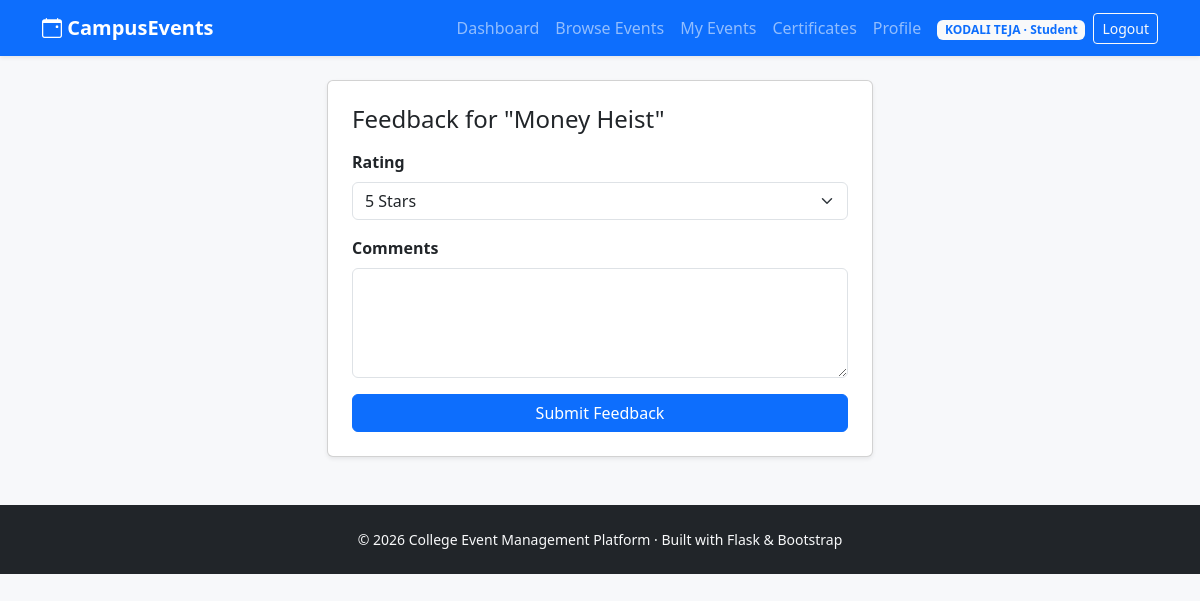
Screenshot of /student/events/1/feedback (signed in) with the database file from the repository.
### models/user.py (models this page shows, shortened)
class User(UserMixin, db.Model):
    __tablename__ = "users"
    id = db.Column(db.Integer, primary_key=True)
    full_name = db.Column(db.String(120), nullable=False)
    email = db.Column(db.String(150), unique=True, nullable=False, index=True)
    password_hash = db.Column(db.String(255), nullable=False)
    role = db.Column(db.String(20), nullable=False, default="student")
    department = db.Column(db.String(100))
    roll_number = db.Column(db.String(50))
    club_name = db.Column(db.String(120))
    created_at = db.Column(db.DateTime, default=datetime.utcnow)
    events_created = db.relationship(
        "Event", backref="organizer", lazy=True, foreign_keys="Event.organizer_id"
    )
    registrations = db.relationship(
        "Registration", backref="student", lazy=True, cascade="all, delete-orphan"
    )
    feedback_given = db.relationship(
        "Feedback", backref="student", lazy=True, cascade="all, delete-orphan"
    )
    @property
    def is_student(self):
        return self.role == "student"

### models/event.py (models this page shows, shortened)
class Event(db.Model):
    __tablename__ = "events"
    id = db.Column(db.Integer, primary_key=True)
    title = db.Column(db.String(150), nullable=False)
    description = db.Column(db.Text, nullable=False)
    category = db.Column(db.String(50), default="General")
    venue = db.Column(db.String(150), nullable=False)
    event_date = db.Column(db.Date, nullable=False)
    event_time = db.Column(db.Time, nullable=False)
    poster_filename = db.Column(db.String(255))  # stored in /uploads/posters
    max_participants = db.Column(db.Integer, default=0)  # 0 = unlimited
    status = db.Column(db.String(20), default="pending", nullable=False)
    organizer_id = db.Column(db.Integer, db.ForeignKey("users.id"), nullable=False)
    created_at = db.Column(db.DateTime, default=datetime.utcnow)
    registrations = db.relationship(
        "Registration", backref="event", lazy=True, cascade="all, delete-orphan"
    )
    feedbacks = db.relationship(
        "Feedback", backref="event", lazy=True, cascade="all, delete-orphan"
    )

### routes/student.py (the view, shortened to what this page needs)
@student_bp.route("/events/<int:event_id>/feedback", methods=["GET", "POST"])
@login_required
@role_required("student")
def leave_feedback(event_id):
    event = Event.query.get_or_404(event_id)
    reg = Registration.query.filter_by(student_id=current_user.id, event_id=event.id).first()
    if not reg:
        abort(403)
    existing = Feedback.query.filter_by(student_id=current_user.id, event_id=event.id).first()
    form = FeedbackForm(obj=existing)
    return render_template("student/feedback.html", form=form, event=event)

### forms.py
class FeedbackForm(FlaskForm):
    rating = SelectField(
        "Rating", choices=[(str(i), f"{i} Star{'s' if i > 1 else ''}") for i in range(5, 0, -1)],
        validators=[DataRequired()]
    )
    comments = TextAreaField("Comments", validators=[Optional(), Length(max=1000)])
    submit = SubmitField("Submit Feedback")

### models/user.py (called while the page is built)
@login_manager.user_loader
def load_user(user_id):
    return User.query.get(int(user_id))

### templates/student/feedback.html (shortened to what this page needs)
{% extends "base.html" %}
{% from "_form_helpers.html" import render_field %}
{% block content %}
<div class="row justify-content-center">
    <div class="col-md-6">
        <div class="card shadow-sm">
            <div class="card-body p-4">
                <h4 class="mb-3">Feedback for "{{ event.title }}"</h4>
                <form method="POST" novalidate>
                    {{ render_field(form.rating) }}
                    {{ render_field(form.comments) }}
                    {{ form.submit(class="btn btn-primary w-100") }}
                </form>
            </div>
        </div>
    </div>
</div>
{% endblock %}

### templates/base.html (shortened to what this page needs)
<!DOCTYPE html>
<html lang="en">
<head>
    <link href="https://cdn.jsdelivr.net/npm/bootstrap@5.3.3/dist/css/bootstrap.min.css" rel="stylesheet">
    <link href="https://cdn.jsdelivr.net/npm/bootstrap-icons@1.11.3/font/bootstrap-icons.css" rel="stylesheet">
    <link href="{{ url_for('static', filename='css/style.css') }}" rel="stylesheet">
</head>
<body>
<nav class="navbar navbar-expand-lg navbar-dark bg-primary sticky-top shadow-sm">
    <div class="container">
        <a class="navbar-brand fw-bold" href="{{ url_for('home') }}">
            <i class="bi bi-calendar-event"></i> CampusEvents
        </a>
        <div class="collapse navbar-collapse" id="navMain">
            <ul class="navbar-nav ms-auto align-items-lg-center">
                {% if current_user.is_authenticated %}
                    {% if current_user.is_student %}
                        <li class="nav-item"><a class="nav-link" href="{{ url_for('student.dashboard') }}">Dashboard</a></li>
                        <li class="nav-item"><a class="nav-link" href="{{ url_for('student.browse_events') }}">Browse Events</a></li>
                        <li class="nav-item"><a class="nav-link" href="{{ url_for('student.my_events') }}">My Events</a></li>
                        <li class="nav-item"><a class="nav-link" href="{{ url_for('student.certificates') }}">Certificates</a></li>
                        <li class="nav-item"><a class="nav-link" href="{{ url_for('student.profile') }}">Profile</a></li>
                    {% elif current_user.is_organizer %}
                        <li class="nav-item"><a class="nav-link" href="{{ url_for('organizer.dashboard') }}">Dashboard</a></li>
                        <li class="nav-item"><a class="nav-link" href="{{ url_for('organizer.create_event') }}">+ New Event</a></li>
                    {% endif %}
                    <li class="nav-item ms-lg-2">
                        <span class="badge bg-light text-primary">{{ current_user.full_name }} · {{ current_user.role|capitalize }}</span>
                    </li>
                    <li class="nav-item ms-lg-2">
                        <a class="btn btn-outline-light btn-sm" href="{{ url_for('auth.logout') }}">Logout</a>
                    </li>
                {% else %}
                    <li class="nav-item"><a class="nav-link" href="{{ url_for('auth.login') }}">Login</a></li>
                    <li class="nav-item"><a class="btn btn-light btn-sm ms-lg-2" href="{{ url_for('auth.register') }}">Sign Up</a></li>
                {% endif %}
            </ul>
        </div>
    </div>
</nav>
<main class="container my-4">
    {% block content %}{% endblock %}
</main>
<footer class="bg-dark text-light py-4 mt-5">
    <div class="container text-center small">
        &copy; {{ current_year }} College Event Management Platform · Built with Flask &amp; Bootstrap
    </div>
</footer>
</body>
</html>

### static/css/style.css (style rules this page uses)
body { background-color: #f7f8fa; }

### rows the page displays
User: full_name "KODALI TEJA", role "Student"
Event: title "Money Heist"

### other values shown
{{ field.label(class="form-label fw-semibold") }} "Rating Comments"
